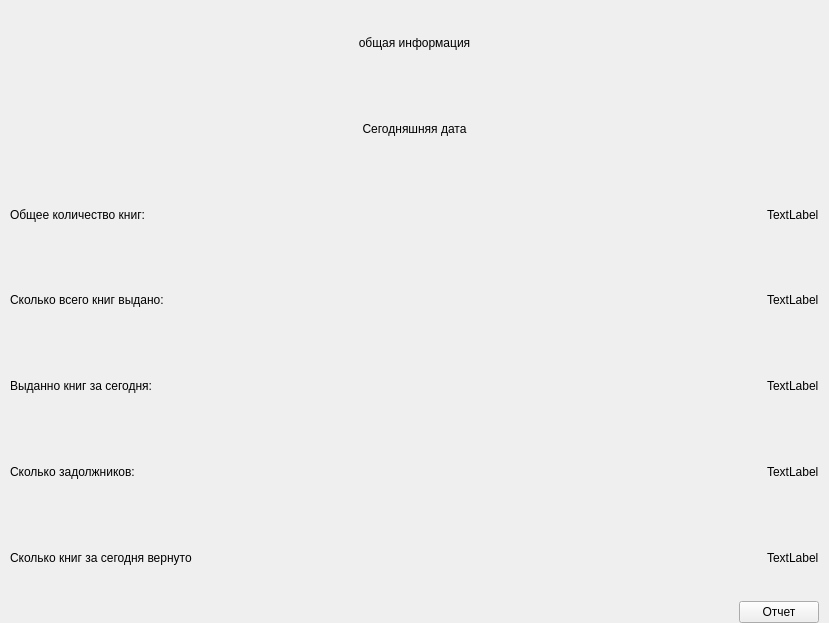
          <widget class="QWidget" name="widgetContents_tab1">
           <property name="geometry">
            <rect>
             <x>0</x>
             <y>0</y>
             <width>829</width>
             <height>623</height>
            </rect>
           </property>
           <property name="sizePolicy">
            <sizepolicy hsizetype="Expanding" vsizetype="Expanding">
             <horstretch>0</horstretch>
             <verstretch>0</verstretch>
            </sizepolicy>
           </property>
           <layout class="QGridLayout" name="gridLayout_2">
            <property name="leftMargin">
             <number>10</number>
            </property>
            <property name="topMargin">
             <number>0</number>
            </property>
            <property name="rightMargin">
             <number>10</number>
            </property>
            <property name="bottomMargin">
             <number>0</number>
            </property>
            <property name="horizontalSpacing">
             <number>4</number>
            </property>
            <property name="verticalSpacing">
             <number>1</number>
            </property>
            <item row="2" column="1">
             <widget class="QLabel" name="label_total_number_books">
              <property name="sizePolicy">
               <sizepolicy hsizetype="Fixed" vsizetype="Preferred">
                <horstretch>0</horstretch>
                <verstretch>0</verstretch>
               </sizepolicy>
              </property>
              <property name="text">
               <string>TextLabel</string>
              </property>
              <property name="alignment">
               <set>Qt::AlignLeading|Qt::AlignLeft|Qt::AlignVCenter</set>
              </property>
             </widget>
            </item>
            <item row="3" column="1">
             <widget class="QLabel" name="label_how_many_given_book">
              <property name="sizePolicy">
               <sizepolicy hsizetype="Fixed" vsizetype="Preferred">
                <horstretch>0</horstretch>
                <verstretch>0</verstretch>
               </sizepolicy>
              </property>
              <property name="text">
               <string>TextLabel</string>
              </property>
              <property name="alignment">
               <set>Qt::AlignLeading|Qt::AlignLeft|Qt::AlignVCenter</set>
              </property>
             </widget>
            </item>
            <item row="2" column="0">
             <widget class="QLabel" name="label_info_1">
              <property name="text">
               <string>Общее количество книг:</string>
              </property>
             </widget>
            </item>
            <item row="4" column="0">
             <widget class="QLabel" name="label_info_3">
              <property name="text">
               <string>Выданно книг за сегодня:</string>
              </property>
             </widget>
            </item>
            <item row="3" column="0">
             <widget class="QLabel" name="label_info_2">
              <property name="text">
               <string>Сколько всего книг выдано:</string>
              </property>
             </widget>
            </item>
            <item row="4" column="1">
             <widget class="QLabel" name="label__how_many_given_book_today">
              <property name="sizePolicy">
               <sizepolicy hsizetype="Fixed" vsizetype="Preferred">
                <horstretch>0</horstretch>
                <verstretch>0</verstretch>
               </sizepolicy>
              </property>
              <property name="text">
               <string>TextLabel</string>
              </property>
              <property name="alignment">
               <set>Qt::AlignLeading|Qt::AlignLeft|Qt::AlignVCenter</set>
              </property>
             </widget>
            </item>
            <item row="5" column="1">
             <widget class="QLabel" name="label_how_many_debtors">
              <property name="sizePolicy">
               <sizepolicy hsizetype="Fixed" vsizetype="Preferred">
                <horstretch>0</horstretch>
                <verstretch>0</verstretch>
               </sizepolicy>
              </property>
              <property name="text">
               <string>TextLabel</string>
              </property>
              <property name="alignment">
               <set>Qt::AlignLeading|Qt::AlignLeft|Qt::AlignVCenter</set>
              </property>
             </widget>
            </item>
            <item row="1" column="0" colspan="2">
             <widget class="QLabel" name="label_today_date">
              <property name="text">
               <string>Сегодняшняя дата</string>
              </property>
              <property name="alignment">
               <set>Qt::AlignCenter</set>
              </property>
              <property name="wordWrap">
               <bool>true</bool>
              </property>
             </widget>
            </item>
            <item row="5" column="0">
             <widget class="QLabel" name="label_info_4">
              <property name="text">
               <string>Сколько задолжников:</string>
              </property>
             </widget>
            </item>
            <item row="0" column="0" colspan="2">
             <widget class="QLabel" name="label_title_tab1">
              <property name="text">
               <string>общая информация</string>
              </property>
              <property name="alignment">
               <set>Qt::AlignCenter</set>
              </property>
              <property name="wordWrap">
               <bool>true</bool>
              </property>
             </widget>
            </item>
            <item row="6" column="0">
             <widget class="QLabel" name="label_info_5">
              <property name="text">
               <string>Сколько книг за сегодня вернуто</string>
              </property>
             </widget>
            </item>
            <item row="6" column="1">
             <widget class="QLabel" name="label_how_many_return_today">
              <property name="sizePolicy">
               <sizepolicy hsizetype="Fixed" vsizetype="Preferred">
                <horstretch>0</horstretch>
                <verstretch>0</verstretch>
               </sizepolicy>
              </property>
              <property name="text">
               <string>TextLabel</string>
              </property>
              <property name="alignment">
               <set>Qt::AlignLeading|Qt::AlignLeft|Qt::AlignVCenter</set>
              </property>
             </widget>
            </item>
            <item row="7" column="0" colspan="2" alignment="Qt::AlignRight">
             <widget class="QPushButton" name="pushButton_create_report_main_info">
              <property name="cursor">
               <cursorShape>PointingHandCursor</cursorShape>
              </property>
              <property name="text">
               <string>Отчет</string>
              </property>
              <property name="icon">
               <iconset resource="../icons/icons.qrc">
                <normaloff>:/icons/other/word.png</normaloff>:/icons/other/word.png</iconset>
              </property>
              <property name="iconSize">
               <size>
                <width>32</width>
                <height>32</height>
               </size>
              </property>
             </widget>
            </item>
           </layout>
          </widget>
